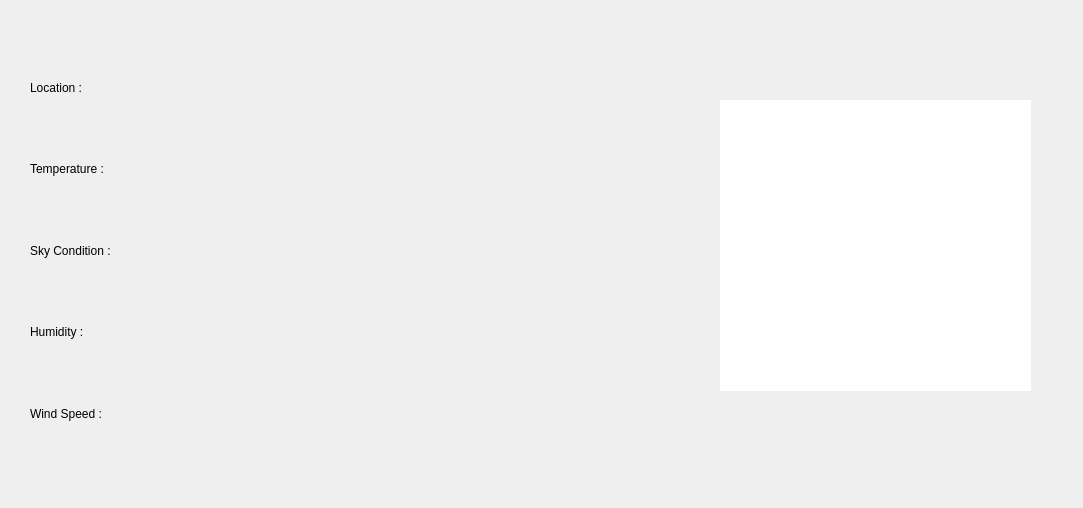
<?xml version="1.0" encoding="UTF-8"?>
<ui version="4.0">
 <class>weather_screen</class>
 <widget class="QWidget" name="weather_screen">
  <property name="geometry">
   <rect>
    <x>0</x>
    <y>0</y>
    <width>1083</width>
    <height>508</height>
   </rect>
  </property>
  <property name="windowTitle">
   <string>Weather</string>
  </property>
  <widget class="QLabel" name="weather_image">
   <property name="geometry">
    <rect>
     <x>720</x>
     <y>100</y>
     <width>311</width>
     <height>291</height>
    </rect>
   </property>
   <property name="styleSheet">
    <string notr="true">background-color: rgb(255, 255, 255);</string>
   </property>
   <property name="text">
    <string/>
   </property>
  </widget>
  <widget class="QWidget" name="">
   <property name="geometry">
    <rect>
     <x>30</x>
     <y>50</y>
     <width>651</width>
     <height>401</height>
    </rect>
   </property>
   <layout class="QGridLayout" name="gridLayout">
    <item row="0" column="0">
     <widget class="QLabel" name="label_location">
      <property name="styleSheet">
       <string notr="true">font: 20pt &quot;Rockwell&quot;;</string>
      </property>
      <property name="text">
       <string>Location : </string>
      </property>
     </widget>
    </item>
    <item row="0" column="1">
     <widget class="QLabel" name="value_location">
      <property name="text">
       <string/>
      </property>
     </widget>
    </item>
    <item row="1" column="0">
     <widget class="QLabel" name="label_temperature">
      <property name="styleSheet">
       <string notr="true">font: 20pt &quot;Rockwell&quot;;</string>
      </property>
      <property name="text">
       <string>Temperature : </string>
      </property>
     </widget>
    </item>
    <item row="1" column="1">
     <widget class="QLabel" name="vaue_temperature">
      <property name="text">
       <string/>
      </property>
     </widget>
    </item>
    <item row="2" column="0">
     <widget class="QLabel" name="label_skycondition">
      <property name="styleSheet">
       <string notr="true">font: 20pt &quot;Rockwell&quot;;</string>
      </property>
      <property name="text">
       <string>Sky Condition : </string>
      </property>
     </widget>
    </item>
    <item row="2" column="1">
     <widget class="QLabel" name="value_skycondition">
      <property name="text">
       <string/>
      </property>
     </widget>
    </item>
    <item row="3" column="0">
     <widget class="QLabel" name="label_humidity">
      <property name="styleSheet">
       <string notr="true">font: 20pt &quot;Rockwell&quot;;</string>
      </property>
      <property name="text">
       <string>Humidity : </string>
      </property>
     </widget>
    </item>
    <item row="3" column="1">
     <widget class="QLabel" name="value_humidity">
      <property name="text">
       <string/>
      </property>
     </widget>
    </item>
    <item row="4" column="0">
     <widget class="QLabel" name="value_windspeed">
      <property name="styleSheet">
       <string notr="true">font: 20pt &quot;Rockwell&quot;;</string>
      </property>
      <property name="text">
       <string>Wind Speed : </string>
      </property>
     </widget>
    </item>
    <item row="4" column="1">
     <widget class="QLabel" name="value_windspeed_2">
      <property name="text">
       <string/>
      </property>
     </widget>
    </item>
   </layout>
  </widget>
 </widget>
 <resources/>
 <connections/>
</ui>
